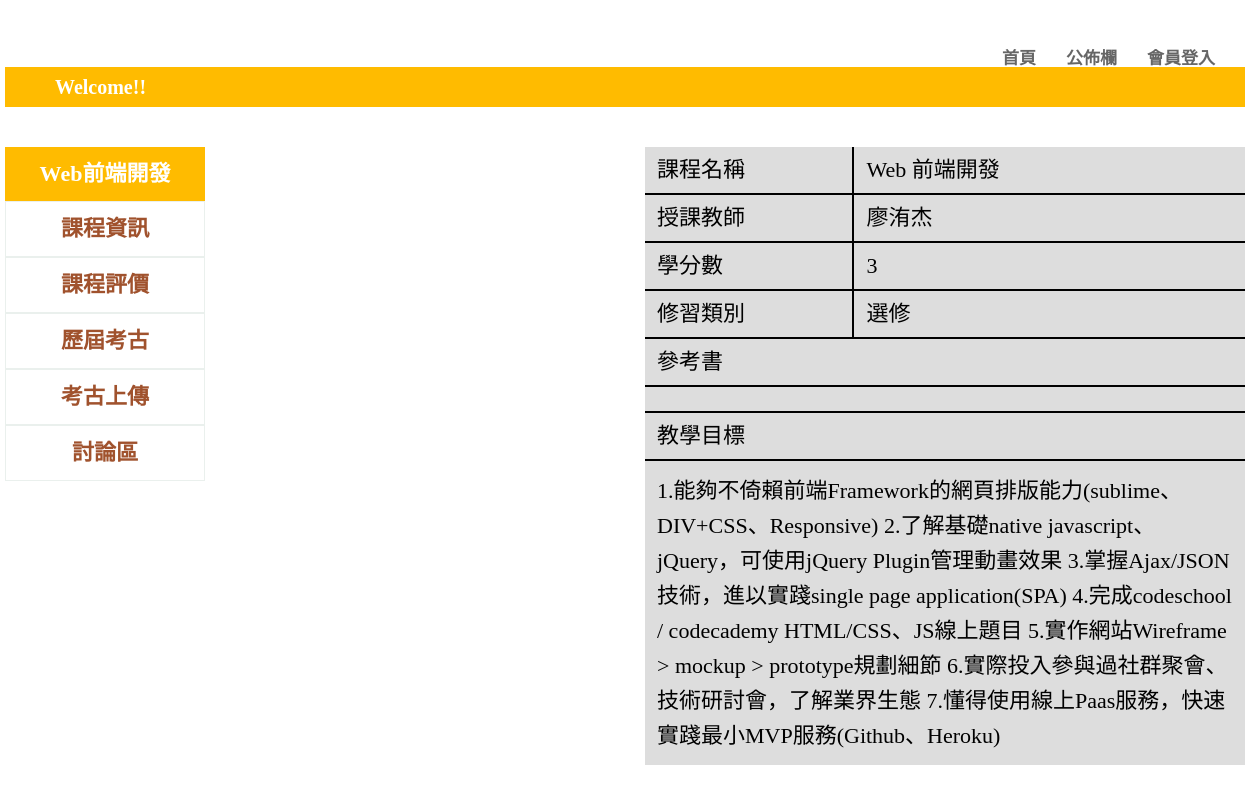
The app's page /information.php?name=廖洧杰&subject=Web前端開發 with its own data.
### tables this page shows
CREATE TABLE `information` (
  `subject` text NOT NULL,
  `name` text NOT NULL,
  `credit` int(5) NOT NULL,
  `category` text NOT NULL,
  `book` text NOT NULL,
  `objectives` text NOT NULL
);

### information.php (the view, shortened to what this page needs)
<!DOCTYPE html>
<html lang="en">
<head>
    <link rel="stylesheet" href="information.css">
</head>
<body>
<div class="wrap">
        <div class="header">
            <div class="logo">
                <a href="home.php"><img src="https://scontent.fkhh1-1.fna.fbcdn.net/v/t1.0-9/59887336_2148001515320668_3034674628355162112_n.jpg?_nc_cat=102&_nc_ht=scontent.fkhh1-1.fna&oh=3e3b0a3597d9b5d9d1618160a6ef6f59&oe=5D5B49C3" alt=""></a>
            </div>
            <div class="function">
             <div class="list">
                 <ul>
                     <li><a href="home.php">首頁</a></li>
                     <li><a href="bulletinboard.php">公佈欄</a></li>
                     <?php
                     if(!isset($_SESSION["account"])){
                        echo "<li><a href='signin.php'>會員登入</a></li>";
                     }else{
                        echo "<li><a href='home.php?logout=yes'>會員登出</a></li>";
                     }
                    ?>
                </ul>
            </div>
            </div>
            <div class="title">
                <div class="welcome"><marquee scrollamount="10" behavior="alternate">Welcome!!</marquee></div>
            </div>
        </div>
    <div class="content">
        <div class="mean">
        <?php
            $name=$_GET['name'];
            $subject=$_GET['subject'];
            echo "<span class='top'>$subject</span>";
            echo "<ul><li><a href='information.php?name=$name&subject=$subject'>課程資訊</a></li>";
            echo "<li><a href='classdb.php?name=$name&subject=$subject'>課程評價</a></li>";
            echo "<li><a href='history.php?name=$name&subject=$subject'>歷屆考古</a></li>";
            echo "<li><a href='upload.php?name=$name&subject=$subject'>考古上傳</a></li>";
            echo "<li><a href='comment.php?name=$name&subject=$subject'>討論區</a></li></ul>";
         ?>
         </div>
   <div class="classinfo">
   <?php
          $name=$_GET['name'];
        if($name){
            if($name==楊書成){
                echo"<div class='picture'><img src='../photo/Henry.jpg' alt=''></div>";
            }else if($name==王凱){
                echo "<div class='picture'><img src='../photo/photo2.jpg' alt=''></div>";
            }else if($name==廖洧杰){
                echo "<div class='picture'><img src='../photo/wei2.png' alt=''></div>";
            }else if($name==王學亮){
                echo "<div class='picture'><img src='../photo/Leon2.jpg' alt=''></div>";
            }else if($name==郭英峰){
                echo "<div class='picture'><img src='../photo/Fred2.jpg' alt=''></div>";
            }else if($name==丁一賢){
                echo "<div class='picture'><img src='../photo/ting2.jpg' alt=''></div>";
            }else if($name==吳建興){
                echo "<div class='picture'><img src='../photo/James2.jpg' alt=''></div>";
            }else if($name==楊新章){
                echo "<div class='picture'><img src='../photo/HsinChang2.jpg' alt=''></div>";
            }else if($name==蕭漢威){
                echo "<div class='picture'><img src='../photo/hanwei2.png' alt=''></div>";
            }else if($name==趙建雄){
                echo "<div class='picture'><img src='../photo/Bear.png' alt=''></div>";
            }
         echo "<div class='info'>";
            $link=@mysqli_connect('localhost','root','','php');
         $sql_information="SELECT * FROM information  where name='$name'";
          if($information_result=mysqli_query($link,$sql_information)){
              echo "<table  width=600  border=2>";
              while($row=mysqli_fetch_assoc($information_result))
             {
                 echo "<tr><td class='t'>課程名稱</td><td class='detail'>".$row["subject"]."</td></tr>";
                 echo "<tr><td class='t'>授課教師</td><td class='detail'>".$row["name"]."</td></tr>";
                 echo "<tr><td class='t'>學分數</td><td class='detail'>".$row["credit"]."</td></tr>";
                 echo "<tr><td class='t'>修習類別</td><td class='detail'>".$row["category"]."</td></tr>";
              }
              echo "</table>";
         }
         if($information_result=mysqli_query($link,$sql_information)){
            echo "<table  width=600  border=2>";
            while($row=mysqli_fetch_assoc($information_result))
           {
               echo "<tr><td class='t2'>參考書</td></tr>";
               echo "<tr><td class='t2'>".$row["book"]."</td></tr>";
               echo "<tr><td class='t2'>教學目標</td></tr>";
               echo "<tr><td class='detail2'>".$row["objectives"]."</td></tr>";
            }
            echo "</table>";
       }
       echo"</div>";
        }
         ?>
   </div>
    </div>
    </div>
</body>
</html>

### information.css (style rules this page uses)
html, body, div, span, applet, object, iframe, h1, h2, h3, h4, h5, h6, p, blockquote, pre, a, abbr, acronym, address, big, cite, code, del, dfn, em, img, ins, kbd, q, s, samp, small, strike, strong, sub, sup, tt, var, b, u, i, center, dl, dt, dd, ol, ul, li, fieldset, form, label, legend, table, caption, tbody, tfoot, thead, tr, th, td, article, aside, canvas, details, embed, figure, figcaption, footer, header, hgroup, menu, nav, output, ruby, section, summary, time, mark, audio, video { margin: 0; padding: 0; border: 0; font-size: 100%; font: inherit; vertical-align: baseline; }
body { line-height: 1; }
ol, ul { list-style: none; }
table { border-collapse: collapse; border-spacing: 0; }
a { text-decoration:none; }
.wrap { width: 1240px; margin: 0 auto; font-family: 微軟正黑體; }
.logo { float: left; width: 500px; }
.logo img { width: 50%; padding: 10px 0px 0px 55px; }
.title { height: 40px; background-color: #FFBB00; }
.welcome { margin-left: 50px; float: left; width: 80%; font-size: 20px; padding-top: 10px; color: #ffffff; font-weight: bold; }
.function { float:right; padding-top: 50px; }
.list { float:left; }
.list li { float:left; padding-right: 30px; font-size: 17px; font-weight: bolder; font-family: 微軟正黑體; }
.list li a { color: #666666 ; }
.mean { width: 200px; text-align: center; float: left; font-size: 22px; font-weight: bold; margin-top:40px; font-family:微軟正黑體; }
.mean li { list-style:none; border: #EAF0ED solid 1px; padding: 16px; }
.mean a { display: block; color: #A0522D; text-decoration:none; }
.mean span { font-weight: bolder; background-color: #FFBB00; color:#fff; display: block; padding: 16px; }
.info { margin-top: 40px; float: right; margin-bottom: 100px; }
table { background-color: #dddddd; }
table td { padding:12px; font-size: 22px; font-family: 微軟正黑體; }
table .t { width: 200px; border-right: 2px solid #000000; border-bottom: 2px solid #000000; }
table .detail { width: 400px; border-bottom: 2px solid #000000; }
table .t2 { border-bottom: 2px solid #000000; }
table .detail2 { line-height: 35px; }
.picture { margin-top: 40px; float: left; padding-left: 60px; }

### records on screen
information: subject "Web 前端開發", name "廖洧杰", credit "3", category "選修", objectives "1.能夠不倚賴前端Framework的網頁排版能力(sublime、DIV+CSS、Responsive) 2.了解基礎native javascript、jQuery，可使用jQuery Plugin管理動畫效果 3.掌握Ajax/JSON技術，進以實踐single page application(SPA) 4.完成codeschool / codecademy HTML/CSS、JS線上題目 5.實作網站Wireframe > mockup > prototype規劃細節 6.實際投入參與過社群聚會、技術研討會，了解業界生態 7.懂得使用線上Paas服務，快速實踐最小MVP服務(Github、Heroku)"

### other values on screen
$subject "Web前端開發"
